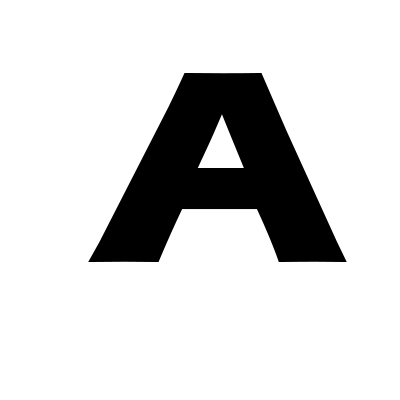
#> input picture A.png, 400 x 400 px
$ python test_hough_line.py
#> lines starting #> are read from the running program, lines starting #| are printed output that depends on the picture; after the words box and inside, x2 and y2 are one past the last pixel; in counts of white or black regions, pixels touching at a corner belong together
# -*- coding: utf-8 -*-
"""
Created on Fri Jan 13 11:40:56 2023

@author: emili
"""

import numpy as np

from skimage.transform import hough_line, hough_line_peaks
from skimage.feature import canny
from skimage.draw import line
from skimage import data
import skimage.io as io

import matplotlib.pyplot as plt
from matplotlib import cm


# Constructing test image
image = io.imread("A.png")
#> image is the input picture: shape (400, 400); min 0, max 255, mean 215.3
image = canny(image,2, 1, 25)
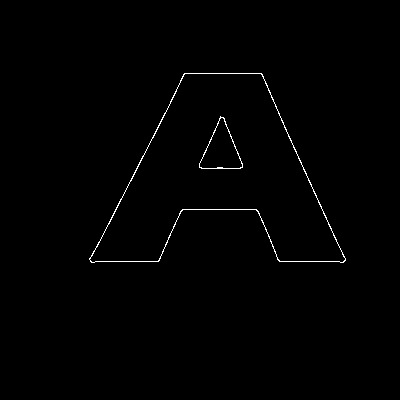
#> image: shape (400, 400) bool; 0.67% white in thin lines or dots, all inside (x1, y1, x2, y2) = (89, 73, 346, 263)

# Classic straight-line Hough transform
# Set a precision of 0.5 degree.
tested_angles = np.linspace(-np.pi / 2, np.pi / 2, 360, endpoint=False)
h, theta, d = hough_line(image, theta=tested_angles)
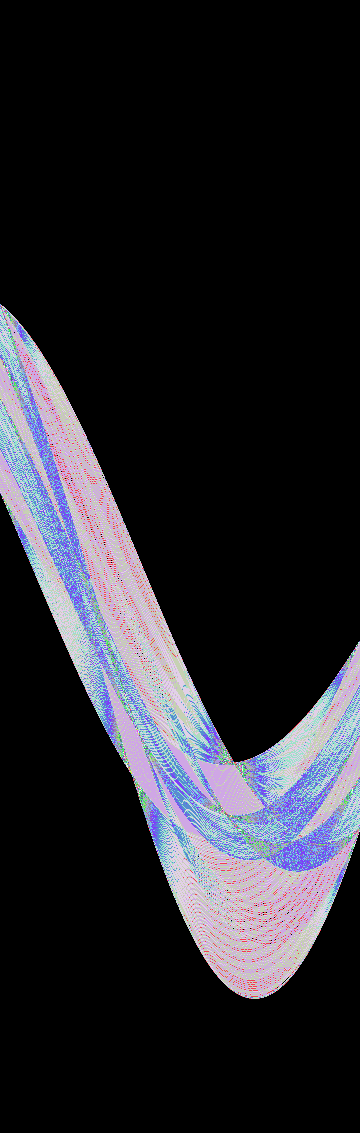
#> h: shape (1133, 360) uint64; 81 distinct labels, from 0 to 180; one colour per label, 0 black
#> theta = 360 values from -1.57 to 1.56; d = 1133 values from -566 to 566

# Generating figure 1
fig, axes = plt.subplots(1, 3, figsize=(15, 6))
ax = axes.ravel()

ax[0].imshow(image, cmap=cm.gray)
ax[0].set_title('Input image')
ax[0].set_axis_off()

angle_step = 0.5 * np.diff(theta).mean()
#> angle_step = 0.00436
d_step = 0.5 * np.diff(d).mean()
#> d_step = 0.5
bounds = [np.rad2deg(theta[0] - angle_step),
          np.rad2deg(theta[-1] + angle_step),
          d[-1] + d_step, d[0] - d_step]
#> bounds = [-90.25, 89.75, 566.5, -566.5]
ax[1].imshow(np.log(1 + h), extent=bounds, cmap=cm.gray, aspect=1 / 1.5)
ax[1].set_title('Hough transform')
ax[1].set_xlabel('Angles (degrees)')
ax[1].set_ylabel('Distance (pixels)')
ax[1].axis('image')

ax[2].imshow(image, cmap=cm.gray)
ax[2].set_ylim((image.shape[0], 0))
ax[2].set_axis_off()
ax[2].set_title('Detected lines')

for _, angle, dist in zip(*hough_line_peaks(h, theta, d)):
    (x0, y0) = dist * np.array([np.cos(angle), np.sin(angle)])
    ax[2].axline((x0, y0), slope=np.tan(angle + np.pi/2))
#> this loop made 3 passes
#> (angle, dist, x0, y0) on passes 1 to 3: (0.471, 198, 176.4, 89.89), (-0.428, 206, 187.5, -85.43), (-1.57, -261, -1.6e-14, 261)

plt.tight_layout()
plt.show()
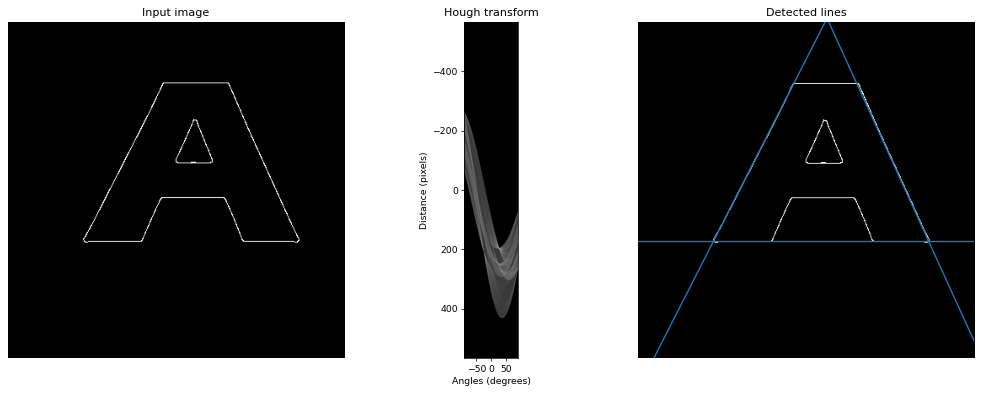
#> figure drawn by matplotlib, 3 panels

$ run again, with TE.png copied over A.png
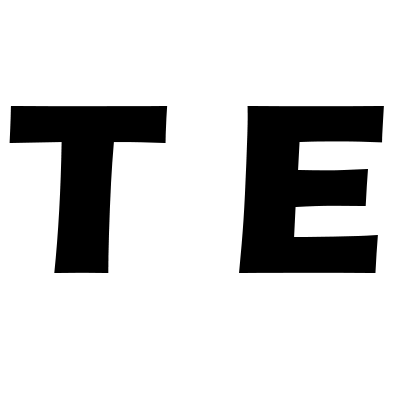
#> input picture TE.png, 400 x 400 px
#> image is the input picture: shape (400, 400); min 0, max 255, mean 207.9
#> image: shape (400, 400) bool; 0.97% white in thin lines or dots, all inside (x1, y1, x2, y2) = (9, 105, 384, 274)
#> `h, theta, d = hough_line(image, theta=tested_angles)`:
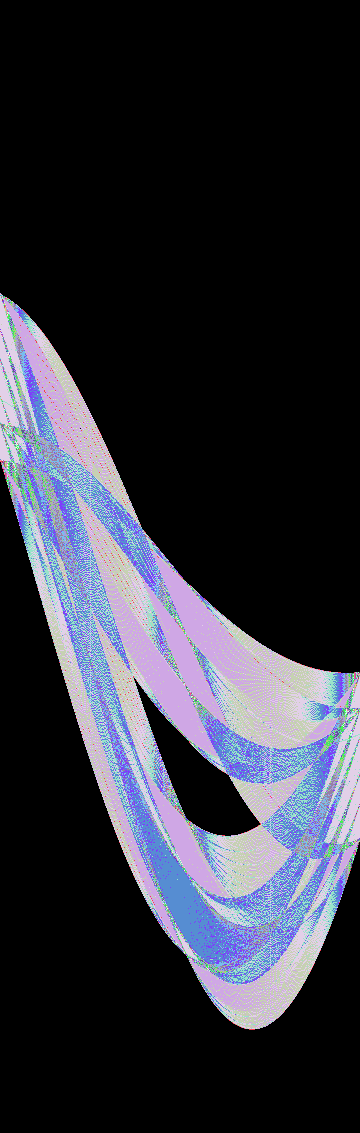
#> h: shape (1133, 360) uint64; 86 distinct labels, from 0 to 288; one colour per label, 0 black
#> theta = 360 values from -1.57 to 1.56; d = 1133 values from -566 to 566
#> angle_step = 0.00436
#> d_step = 0.5
#> bounds = [-90.25, 89.75, 566.5, -566.5]
#> the loop `for _, angle, dist in zip(*hough_line_peaks(h, theta, d)):` made 2 passes
#> (angle, dist, x0, y0) on passes 1 to 2: (-1.57, -106, -6.49e-15, 106), (-1.57, -272, -1.67e-14, 272)
#> `plt.show()`:
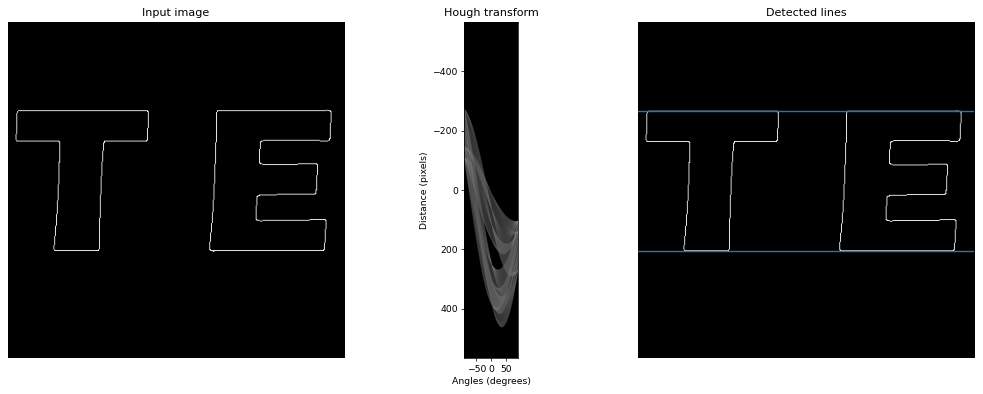
#> figure drawn by matplotlib, 3 panels
